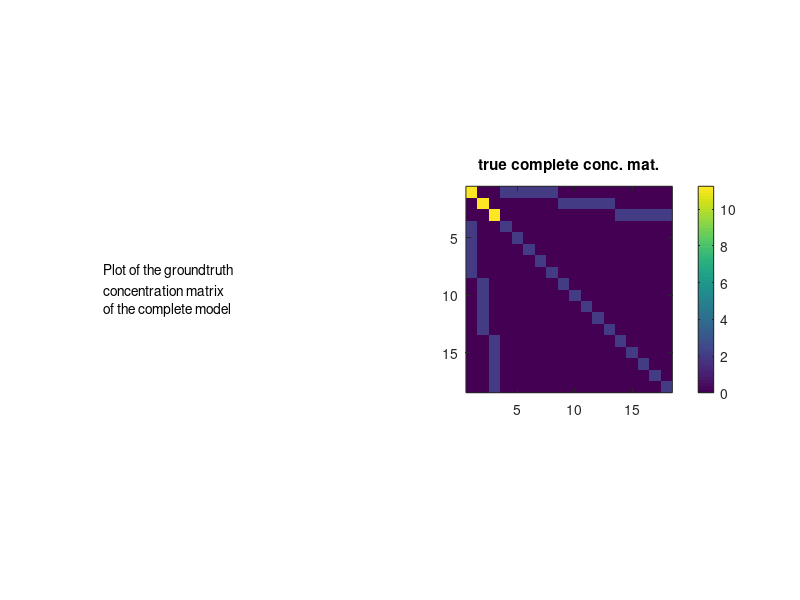
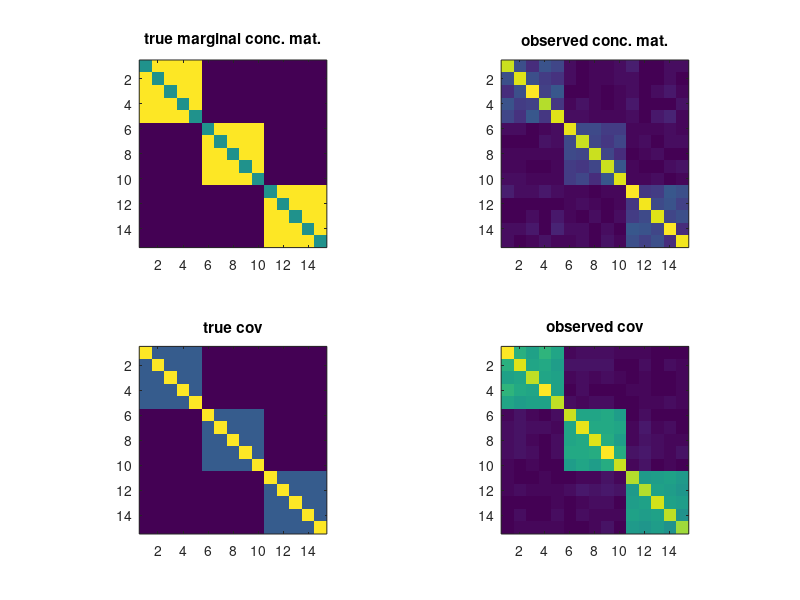

Write the MATLAB code that produced these figures, in order.
% Toy example
% with three blocks of size 5

clear all; clc; close all;
%% settings

n=1000; % number of samples

pl=3; % number of latept variables
po=15;% number of observed variables
pt=po+pl;
sigma2l=.8;
sigma2lo=.5;

% slo=.2; % level of sparsity on latent-observed block of conceptration mat
% soo=.2; % level of sparsity on latent-observed block of conceptration mat
Doo=eye(po)/sigma2lo;
Dol=zeros(po,pl);
Dol(1:5,1)=ones(5,1);
Dol(6:10,2)=ones(5,1);
Dol(11:15,3)=ones(5,1);
Dol=-Dol/sigma2lo;
Dll=eye(pl)*(1/sigma2l+5/sigma2lo);

%% construction of the conceptration matrix
Dfull=zeros(pt);
Dfull(1:pl,1:pl)=Dll;
Dfull((pl+1):pt,(pl+1):pt)=Doo;
Dfull(1:pl,(pl+1):pt)=Dol';
Dfull((pl+1):pt,1:pl)=Dol;

Dfull=.5*(Dfull+Dfull');
Dmargo=Doo-Dol*Dol';


descr = {'Plot of the groundtruth '
    'concentration matrix';
    'of the complete model'};

figure(1);clf;
subplot(1,2,1)
axis off;
text(0,.5,descr)
pbaspect([1 1 1]);
subplot(1,2,2)
imagesc(abs(Dfull));
colorbar;
pbaspect([1 1 1]);
title('true complete conc. mat.');

if eigs(Dfull,1,'sa')<0
    error('The conceptration matrix of the complete model is not PSD \n')
end

%% sampling data
mu=zeros(1,pt); % vector of means
Xfull=mvnrnd(mu, inv(Dfull), n)';
X=Xfull((pl+1):pt,:);
S=cov(X');
% S=inv(Dmargo);

%% plotting

figure(2);clf;
subplot(2,2,1);
imagesc(abs(Dmargo));
pbaspect([1 1 1]);
title('true marginal conc. mat.');
subplot(2,2,2);
imagesc(abs(inv(S)));
pbaspect([1 1 1]);
title('observed conc. mat.');
subplot(2,2,3);
imagesc(abs(inv(Dmargo)));
pbaspect([1 1 1]);
title('true cov');
subplot(2,2,4);
imagesc(abs(S));
pbaspect([1 1 1]);
title('observed cov');


 
